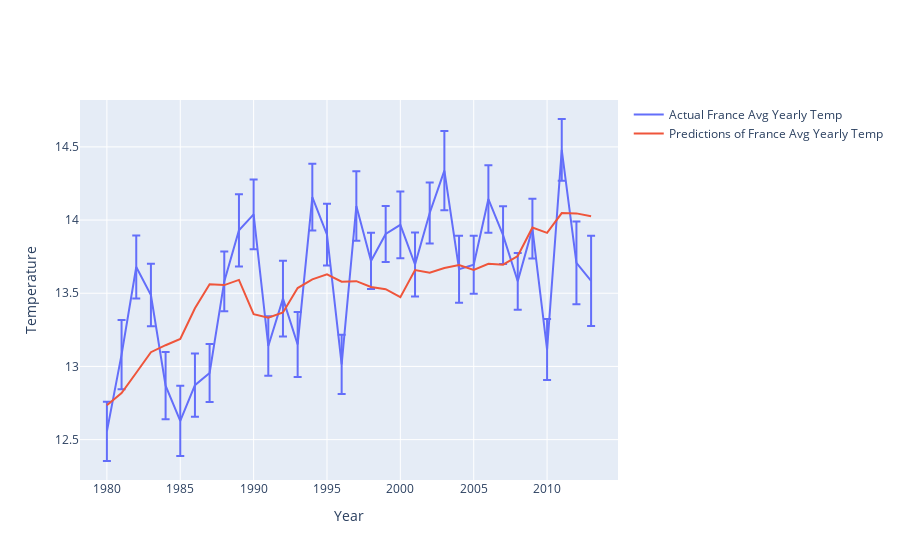

The cell this chart's notebook holds for it:
### Code cell
layout = dict(xaxis=dict(title='Year'),
              yaxis=dict(title='Temperature'))
fig = plot(test, "France", layout)
fig.show()
